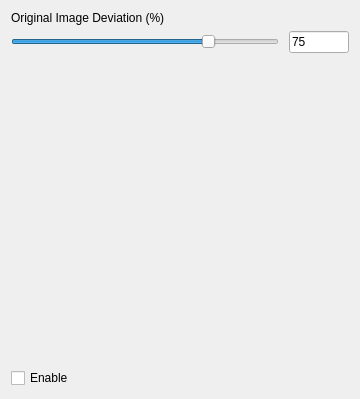
                    <widget class="QWidget" name="page">
                     <property name="geometry">
                      <rect>
                       <x>0</x>
                       <y>0</y>
                       <width>360</width>
                       <height>399</height>
                      </rect>
                     </property>
                     <attribute name="label">
                      <string>Image-to-Image</string>
                     </attribute>
                     <layout class="QVBoxLayout" name="verticalLayout_19">
                      <item>
                       <widget class="QLabel" name="img2img_deviation_percent">
                        <property name="text">
                         <string>Original Image Deviation (%)</string>
                        </property>
                        <property name="alignment">
                         <set>Qt::AlignLeading|Qt::AlignLeft|Qt::AlignVCenter</set>
                        </property>
                       </widget>
                      </item>
                      <item>
                       <layout class="QHBoxLayout" name="img_deviation_layout">
                        <property name="spacing">
                         <number>10</number>
                        </property>
                        <property name="topMargin">
                         <number>0</number>
                        </property>
                        <item>
                         <widget class="QSlider" name="img2img_strength_slider_bar">
                          <property name="sizePolicy">
                           <sizepolicy hsizetype="Expanding" vsizetype="Preferred">
                            <horstretch>0</horstretch>
                            <verstretch>0</verstretch>
                           </sizepolicy>
                          </property>
                          <property name="maximum">
                           <number>100</number>
                          </property>
                          <property name="value">
                           <number>75</number>
                          </property>
                          <property name="orientation">
                           <enum>Qt::Horizontal</enum>
                          </property>
                         </widget>
                        </item>
                        <item>
                         <widget class="QLineEdit" name="img2img_strength_field">
                          <property name="maximumSize">
                           <size>
                            <width>60</width>
                            <height>16777215</height>
                           </size>
                          </property>
                          <property name="inputMethodHints">
                           <set>Qt::ImhDigitsOnly</set>
                          </property>
                          <property name="inputMask">
                           <string/>
                          </property>
                          <property name="text">
                           <string>75</string>
                          </property>
                          <property name="maxLength">
                           <number>32767</number>
                          </property>
                          <property name="placeholderText">
                           <string>75%</string>
                          </property>
                         </widget>
                        </item>
                       </layout>
                      </item>
                      <item>
                       <spacer name="verticalSpacer_3">
                        <property name="orientation">
                         <enum>Qt::Vertical</enum>
                        </property>
                        <property name="sizeHint" stdset="0">
                         <size>
                          <width>20</width>
                          <height>5</height>
                         </size>
                        </property>
                       </spacer>
                      </item>
                      <item>
                       <widget class="QCheckBox" name="img2img_checkbox">
                        <property name="text">
                         <string>Enable</string>
                        </property>
                        <property name="checked">
                         <bool>false</bool>
                        </property>
                       </widget>
                      </item>
                     </layout>
                    </widget>
